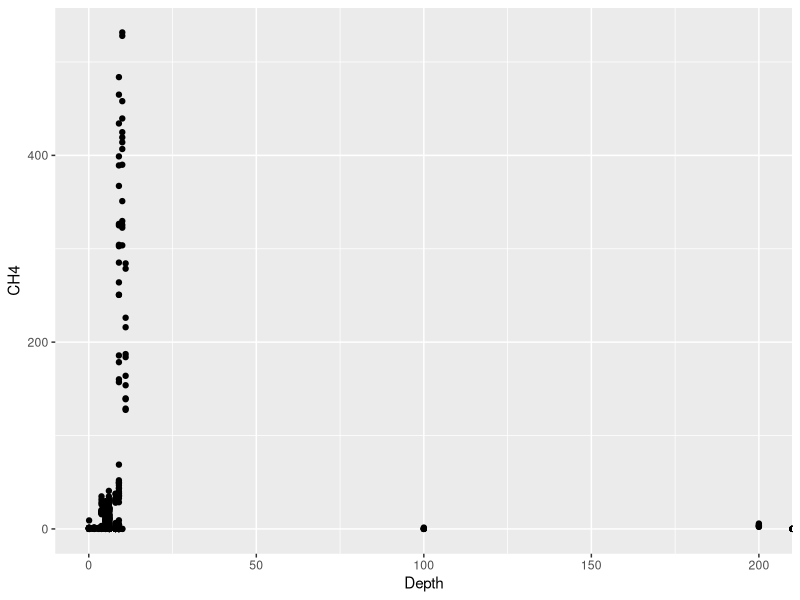

Here is the R script that generated this plot:
## ---- chunk 1
knitr::opts_chunk$set(echo = TRUE)
library(tidyverse)
## ---- chunk 2
GHG=read_csv("GHG - Second Document .csv")
GHG$Date=as.Date(GHG$Date,format = "%d-%b-%Y")
GHG$Date
GHG$Depth=as.numeric(GHG$Depth)
GHG%>%
  ggplot(aes(x=Depth,y=CH4))+
  geom_point()
